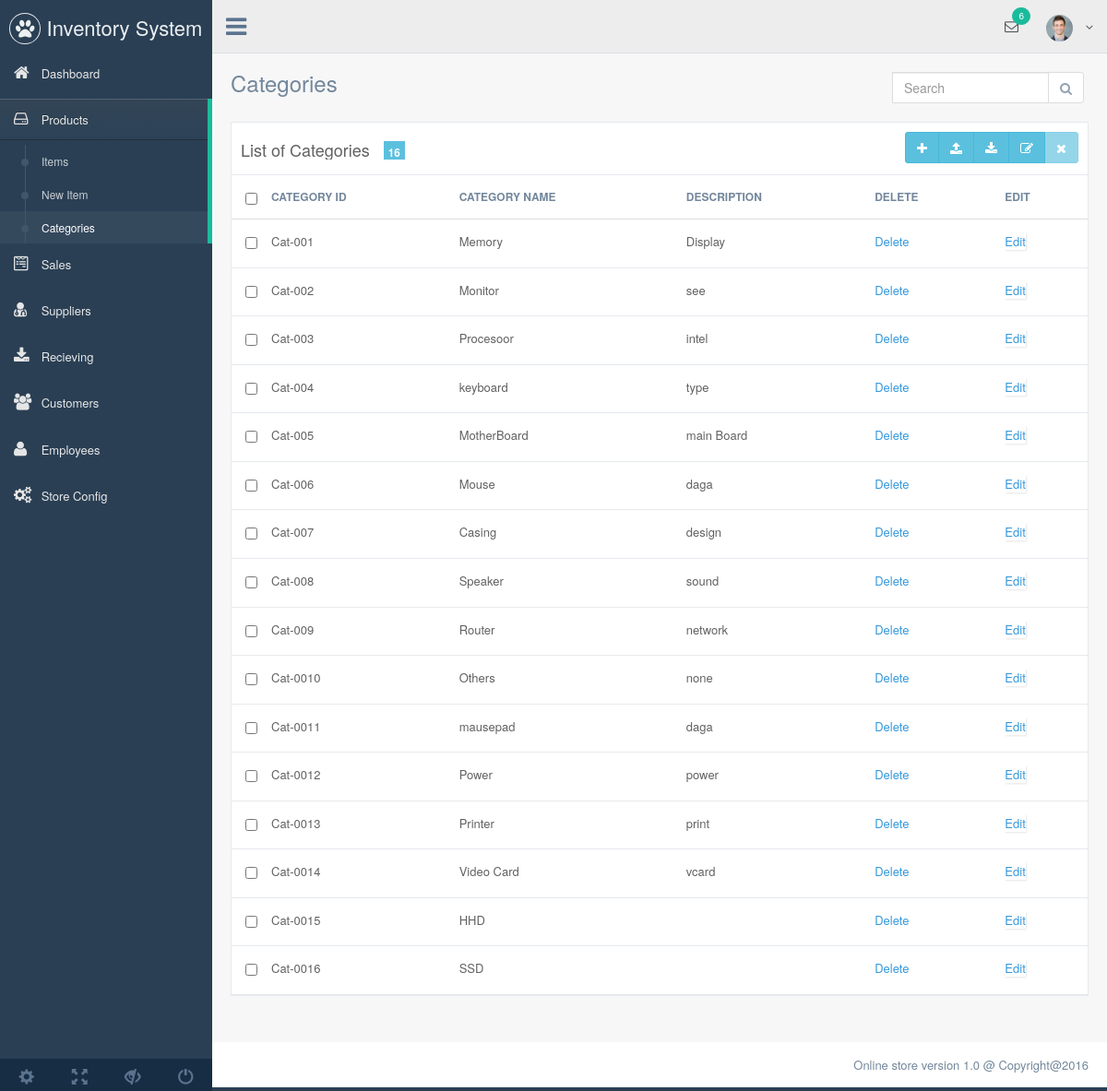
The app's page /categories.php (signed in) with its own data.
### tables this page shows
CREATE TABLE `categories` (
  `id` int(11) NOT NULL AUTO_INCREMENT,
  `name` varchar(25) NOT NULL,
  `description` varchar(250) NOT NULL,
  `tag` varchar(250) NOT NULL,
  PRIMARY KEY (`id`)
);

### config/Database.php (called while the page is built, shortened)
<?php
	class Database {
		private $localhost = "localhost";
		private $username = "root";
		private $password = "";
		private $database ="pto";
		function  connect(){
			 $connect = mysqli_connect($this->localhost, $this->username, $this->password, $this->database);
			return $connect;
		}
	}
?>

### core/Class/Categories.php (called while the page is built, shortened)
<?php
class Categories
{
	private $conn;
    private $table = 'categories';
 	function __construct() {
        $db = new Database();
        $this->conn = $db->Connect();
        return $this->conn;
    }
    function index(){
        $limit = Helpers::limit($this->table);
        $query = "SELECT * FROM " . $this->table . " $limit";
        return $result = mysqli_query($this->conn,$query);
    }
}
 ?>

### core/Class/Helpers.php (called while the page is built, shortened)
<?php
class Helpers {
 	private static  $conn;
 	public static function limit($table) {
	    $pagecount = Helpers::CountTable($table);
	   	$perpage = 50;
	    $totalpage = ceil($pagecount / $perpage);
	     if(isset($_GET['page'])) {
	      $page =  $_GET['page'];
	     }else {
	        $page ="";
	     }
	     if($page < 1){
	        $page = 1;
	     } else if ($page > $totalpage) {
	        $page = $totalpage;
	     }else {
	     }
	     return $limit = 'LIMIT '  .($page - 1) * $perpage .','.$perpage;
 	}
 	public static function CountTable($table){
        $query = "SELECT * FROM $table";
        $result = mysqli_query(Helpers::$conn,$query);
        return  $count = $result->num_rows;
 	}
 }
?>

### views/categories.php (the view, shortened to what this page needs)
<form method="post" action="suppliers.php?category=search">
    <div class="title_right">
          <div class="col-md-5 col-sm-5 col-xs-12 form-group pull-right top_search">
            <div class="input-group">
              <input type="text" name="search" class="form-control" placeholder="Search">
              <span class="input-group-btn">
              <button class="btn btn-default" type="submit" name="btnsearch"><i class="fa fa-search"></i></button>
              </span>
            </div>
          </div>
    </div>
</div>
<?php
      $categories = New Categories();
      $Lists = $categories->index();
 ?>
<div class="clearfix"></div>
            <div class="row">
              <div class="col-md-12 col-sm-12 col-xs-12">
                <div class="table_panel bottom-20">
                  <div class="table_title">
                    <h2>List of Categories <small class="count">
                      <?php echo $Lists->num_rows ?>
                    </small> </h2>
<div class="form-inline">
<div class="form-group pull-right">
<div class="btn-group" role="group" aria-label="...">
<button type="submit" name="new"  class="btn btn-info btn-padding" data-toggle="modal" data-target="#myModal" data-toggle="tooltip" data-placement="bottom" title="New Category"><i class="fa fa-plus"></i></button>
<button type="button" class="btn btn-info btn-padding" data-toggle="tooltip" data-placement="bottom" title="Export"><i class="fa  fa-upload"></i></button>
<button type="button" class="btn btn-info btn-padding" data-toggle="tooltip" data-placement="bottom" title="Import"><i class="fa  fa-download"></i></button>
<button type="submit"  name="edit"  class="btn btn-info btn-padding enabled" data-toggle="modal" data-target="#myModal1"  data-toggle="tooltip" data-placement="bottom" title="Edit customer"  ><i class="fa fa-edit"></i></button>
<button type="submit"   id="delete" name="delete"  class="btn btn-info btn-padding enabled" data-toggle="tooltip" data-placement="bottom" title="Delete user" disabled><i class="fa fa-times" ></i></button>
</div>
</div>
</div>
   <div class="clearfix"></div>
                  </div>
                  <div class="table_content">
                     <table class="table table-responsive table-hover table-no-border">
<thead>
<tr>
   <th width="1%;"><input type="checkbox" class="checkbox" id ="selectall"></th>
    <th>Category ID</th>
    <th>Category Name</th>
    <th>Description</th>
    <th>Delete</th>
    <th>Edit</th>
</tr>
</thead>
<tbody>
<?php
foreach( $Lists as $key => $row ) {
        $id = $row['id'];
        echo "<tr>";
        echo "<th><input type='checkbox' name='checkbox[]' class='checked' value='$id'></th>";
        echo "<th>" . $row['cat_id'] . "</th>";
        echo "<th>" . $row['cat_name'] . "</th>";
        echo "<th>" . $row['cat_description'] . "</th>";
        echo "<th><a href='categories.php?delete=$id'>Delete</a></th>";
        echo "<th><a id='$id' data-toggle='modal' class='view'>Edit</a></th>";
        echo "</tr>";
}
?>
</tbody>
</table>
                  </div>
                </div>
              </div>
            </div>

### views/inc/head.php (shortened to what this page needs)
<!DOCTYPE html>
<html lang="en">
  <head>
    <link href="./app/vendors/bootstrap/dist/css/bootstrap.min.css" rel="stylesheet">
    <link href="./app/vendors/font-awesome/css/font-awesome.min.css" rel="stylesheet">
    <link href="./app/vendors/nprogress/nprogress.css" rel="stylesheet">
    <link href="./app/vendors/malihu-custom-scrollbar-plugin/jquery.mCustomScrollbar.min.css" rel="stylesheet"/>
    <link href="./app/build/css/custom.css" rel="stylesheet">
    <link href="./app/build/css/custom1.css" rel="stylesheet">
     <link href="./app/vendors/select2/dist/css/select2.min.css" rel="stylesheet">
  </head>
  <body class="nav-md">
    <div class="container body">
      <div class="main_container">
        <div class="col-md-3 left_col menu_fixed">
          <div class="left_col scroll-view">
            <div class="navbar nav_title" style="border: 0;">
              <a href="index.php" class="site_title"><i class="fa fa-paw"></i> <span>Inventory System</span></a>
            </div>

### views/inc/navigation.php (shortened to what this page needs)
    <div id="sidebar-menu" class="main_menu_side hidden-print main_menu">
      <div class="menu_section">
      <ul class="nav side-menu">
      <li><a href="index.php"><i class="fa fa-home"></i> Dashboard</a></li>
      <li><a><i class="fa fa-hdd-o"></i> Products</a>
      <ul class="nav child_menu">
      <li><a href="products.php">Items</a></li>
      <li><a href="products.php?page=add">New Item</a></li>
      <li><a href="categories.php">Categories</a></li>
      </ul>
        </li>
      <li><a><i class="fa fa-wpforms" aria-hidden="true"></i> Sales</a>
      </li>
      <li><a href="suppliers.php"><i class="fa fa-user-md" aria-hidden="true"></i> Suppliers</a></li>
      <li><a href="receiveorders.php"><i class="fa fa-download" aria-hidden="true"></i> Recieving</a></li>
      <li><a href="customers.php"><i class="fa fa-users"></i> Customers</a></li>
      <li><a href="users.php"><i class="fa fa-user"></i> Employees</a></li>
      <li><a href="setting.php"><i class="fa fa-cogs" aria-hidden="true"></i> Store Config</a></li>
      </ul>
      </div>
    </div>
    <div class="sidebar-footer hidden-small">
      <a data-toggle="tooltip" data-placement="top" title="Settings">
        <span class="glyphicon glyphicon-cog" aria-hidden="true"></span>
      </a>
      <a data-toggle="tooltip" data-placement="top" title="FullScreen">
        <span class="glyphicon glyphicon-fullscreen" aria-hidden="true"></span>
      </a>
      <a data-toggle="tooltip" data-placement="top" title="Lock">
        <span class="glyphicon glyphicon-eye-close" aria-hidden="true"></span>
      </a>
      <a href="inc/logout.php" data-toggle="tooltip" data-placement="top" title="Logout">
        <span class="glyphicon glyphicon-off" aria-hidden="true"></span>
      </a>
    </div>
  </div>
</div>
<div class="top_nav">
  <div class="nav_menu">
    <nav>
      <div class="nav toggle">
        <a id="menu_toggle"><i class="fa fa-bars"></i></a>
      </div>
      <ul class="nav navbar-nav navbar-right">
        <li class="">
          <a href="javascript:;" class="user-profile dropdown-toggle" data-toggle="dropdown" aria-expanded="false">
             <?php
                    $avatar = $_SESSION['avatar'];
                     if(!$avatar == null){
                        echo "<img src='app/images/avatar/$avatar' alt='...'>";
                    }else{
                      echo '<img  src="app/images/avatar/user.png" alt="avatar" >';
                    }
                  ?>
            <span class=" fa fa-angle-down"></span>
          </a>
        </li>
        <li role="presentation" class="dropdown">
          <a href="javascript:;" class="dropdown-toggle info-number" data-toggle="dropdown" aria-expanded="false">
            <i class="fa fa-envelope-o"></i>
            <span class="badge bg-green">6</span>
          </a>
        </li>
      </ul>
    </nav>
  </div>
</div>
<div class="right_col" role="main">
  <div class="">

### categories.php (shortened to what this page needs)
<?php include 'views/inc/head.php' ?>
<?php include 'views/inc/navigation.php' ?>
<div class="page-title">
			<div class="title_left">
			<h3>Categories</h3>
			</div>
<?php
			include 'views/categories.php';
?>
<?php include 'views/inc/footer.php' ?>

### views/inc/footer.php (shortened to what this page needs)
</div>
     </div>
        </div>
        <footer>
          <div class="pull-right">
            Online store version 1.0 @ Copyright@2016
          </div>
          <div class="clearfix"></div>
        </footer>
      </div>
  </body>
</html>

### records on screen
categories: cat "Cat-001", cat_name "Memory", cat_description "Display"
categories: cat "Cat-002", cat_name "Monitor", cat_description "see"
categories: cat "Cat-003", cat_name "Procesoor", cat_description "intel"
categories: cat "Cat-004", cat_name "keyboard", cat_description "type"
categories: cat "Cat-005", cat_name "MotherBoard", cat_description "main Board"
categories: cat "Cat-006", cat_name "Mouse", cat_description "daga"
categories: cat "Cat-007", cat_name "Casing", cat_description "design"
categories: cat "Cat-008", cat_name "Speaker", cat_description "sound"
categories: cat "Cat-009", cat_name "Router", cat_description "network"
categories: cat "Cat-0010", cat_name "Others", cat_description "none"
categories: cat "Cat-0011", cat_name "mausepad", cat_description "daga"
categories: cat "Cat-0012", cat_name "Power", cat_description "power"
categories: cat "Cat-0013", cat_name "Printer", cat_description "print"
categories: cat "Cat-0014", cat_name "Video Card", cat_description "vcard"
categories: cat "Cat-0015", cat_name "HHD"
categories: cat "Cat-0016", cat_name "SSD"

### other values on screen
$Lists->num_rows "16"
